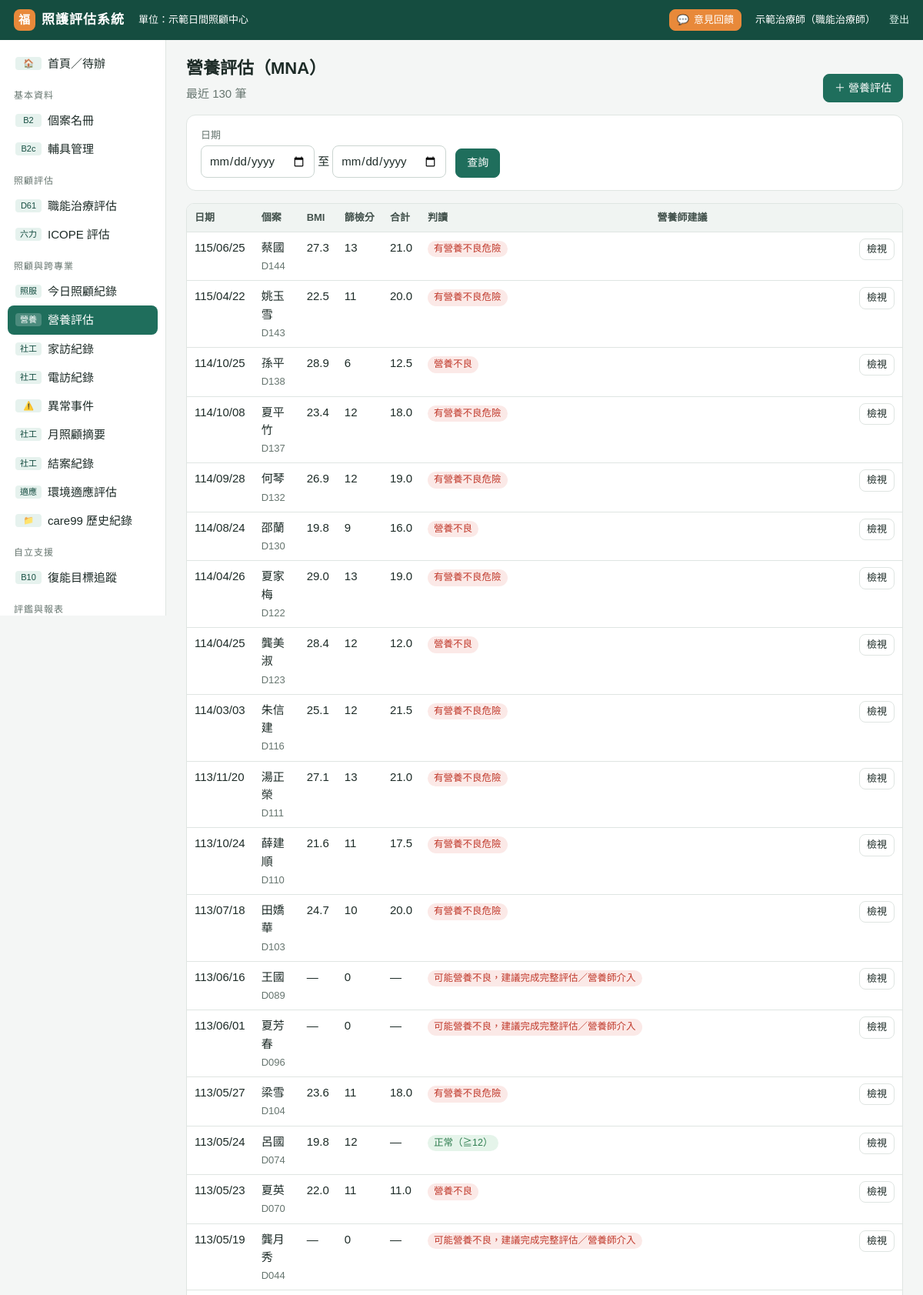
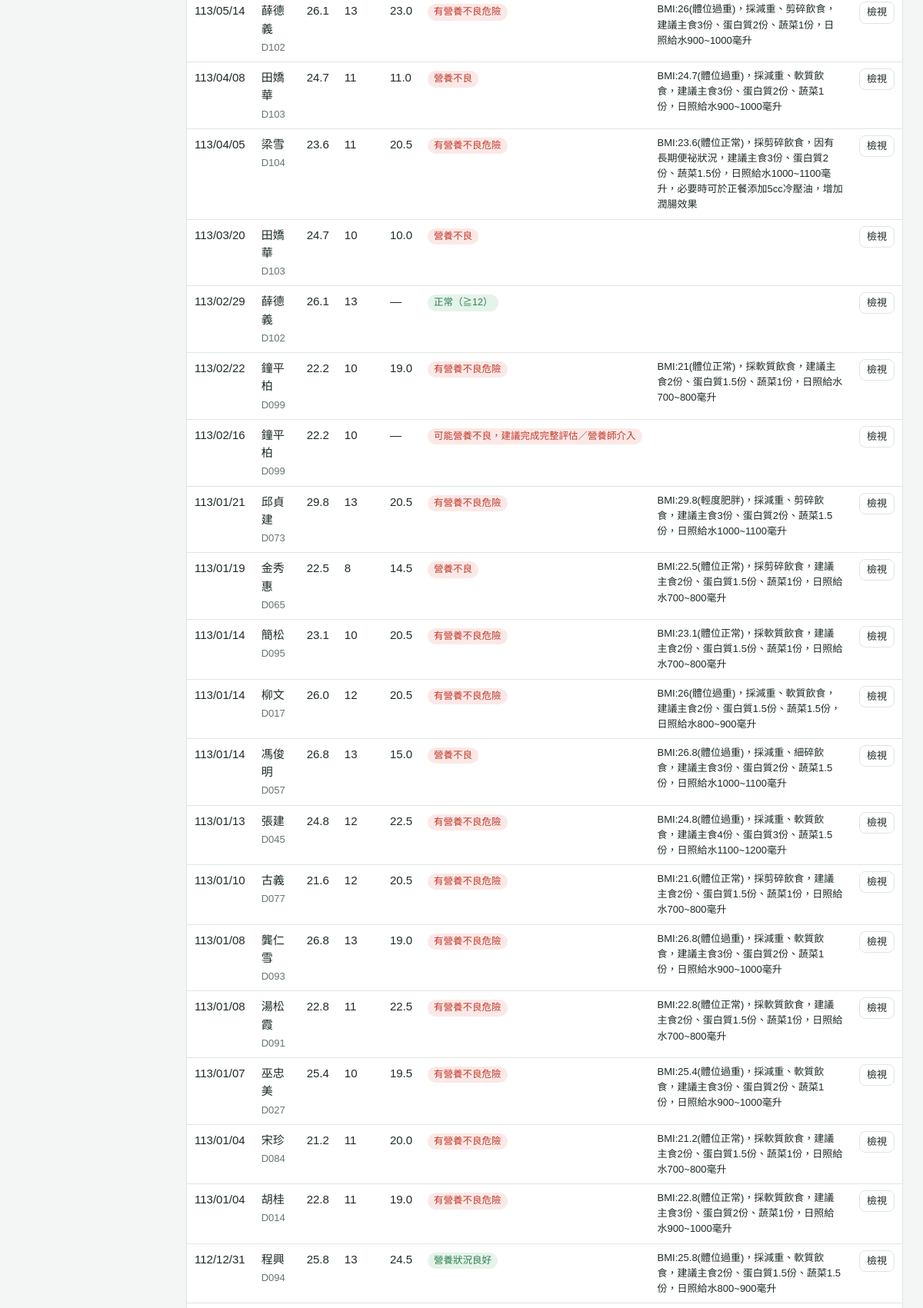
The app's page /records/MNA (signed in, upper part) with its own data (2 pictures, top to bottom).
### tables this page shows
CREATE TABLE settings (key TEXT PRIMARY KEY, value TEXT);

CREATE TABLE records (id INTEGER PRIMARY KEY, client_id INTEGER, module TEXT, date TEXT, staff TEXT,
      data TEXT, source_id TEXT, created TEXT);

CREATE TABLE clients (id INTEGER PRIMARY KEY, case_no TEXT, name TEXT, gender TEXT, birth TEXT,
  services TEXT, supervisor TEXT, living TEXT, identity TEXT, phone TEXT, phone2 TEXT, address TEXT,
  diagnosis TEXT, status TEXT DEFAULT '在案', note TEXT, created TEXT, updated TEXT);

### app.py (the view)
@app.route("/records/<module>")
@login_required
def records_list(module):
    cid = request.args.get("client", type=int)
    sql = "SELECT r.*, c.name, c.case_no FROM records r LEFT JOIN clients c ON c.id=r.client_id WHERE r.module=?"
    args = [module]
    if cid:
        sql += " AND r.client_id=?"; args.append(cid)
    f, t = iso(request.args.get("from")), iso(request.args.get("to"))
    if f:
        sql += " AND r.date>=?"; args.append(f)
    if t:
        sql += " AND r.date<=?"; args.append(t)
    rows = [rec_dict(r) for r in db().execute(sql + " ORDER BY r.date DESC, r.id DESC LIMIT 500", args)]
    for r in rows:
        if module == "MNA":
            r["score"] = M.mna_score(r["data"])
        if module == "DAILY":
            r["alerts"] = M.daily_alerts(r["data"])
    cols = []
    if rows and module not in ("DAILY", "MNA"):
        for r in rows[:50]:
            for k in r["data"]:
                if k != "_detail" and k not in cols and k not in ("編輯/刪除", "檢視", "功能", "建檔", "異動", "使用者", "姓名", "評估對象", "訪視對象"):
                    cols.append(k)
    return render_template("records.html", module=module, title=MODULE_NAMES.get(module, module), rows=rows, cols=cols[:12],
                           client=get_client(cid) if cid else None, M=M, f=f, t=t)

### app.py (called while the page is built)
def db():
    if "db" not in g:
        g.db = sqlite3.connect(DB_PATH)
        g.db.row_factory = sqlite3.Row
        g.db.execute("PRAGMA foreign_keys=ON")
    return g.db

@app.teardown_appcontext
def _close(_):
    d = g.pop("db", None)
    if d is not None:
        d.close()

def setting(key):
    r = db().execute("SELECT value FROM settings WHERE key=?", (key,)).fetchone()
    return r["value"] if r else DEFAULT_SETTINGS.get(key, "")

def to_date(s):
    if not s:
        return None
    if isinstance(s, (date, datetime)):
        return s if isinstance(s, date) and not isinstance(s, datetime) else s.date()
    s = str(s).strip().replace(".", "/").replace("-", "/")
    parts = s.split("/")
    try:
        y, m, d = (int(p) for p in parts[:3])
    except ValueError:
        return None
    if y < 1000:
        y += 1911
    try:
        return date(y, m, d)
    except ValueError:
        return None

def iso(s):
    d = to_date(s)
    return d.isoformat() if d else ""

def roc(s, sep="/"):
    d = to_date(s)
    return f"{d.year - 1911}{sep}{d.month:02d}{sep}{d.day:02d}" if d else ""

def login_required(f):
    @wraps(f)
    def w(*a, **k):
        if not session.get("uid"):
            return redirect(url_for("login", next=request.path))
        return f(*a, **k)
    return w

@app.context_processor
def _ctx():
    if not session.get("uid"):
        return {"center": setting("center_name"), "demo": DEMO}
    return {"center": setting("center_name"), "demo": DEMO,
            "me": {"name": session.get("name"), "title": session.get("title")}}

def rec_dict(r):
    d = dict(r)
    d["data"] = json.loads(d["data"] or "{}")
    return d

### modules.py (called while the page is built)
def bmi_band(h, w):
    try:
        b = round(float(w) / (float(h) / 100) ** 2, 1)
    except (TypeError, ValueError, ZeroDivisionError):
        return None, None, ""
    sc = 0 if b <= 18.5 else 1 if b <= 24 else 2 if b <= 27 else 3
    return b, sc, ("體位過輕" if b < 18.5 else "體位正常" if b < 24 else "體位過重" if b < 27 else "肥胖")

### templates/records.html (shortened to what this page needs)
{% extends "base.html" %}
{% block body %}
<div class="pagehead"><div><h1>{{ title }}</h1><div class="muted">{% if client %}{{ client.label }}・{% endif %}最近 {{ rows|length }} 筆{% if module not in ('DAILY','MNA') %}・從 care99 匯入{% endif %}</div></div>
<div class="btns">{% if module=='MNA' %}<a class="btn pri" href="{{ url_for('nutri_form', client=client.id if client else None) }}">＋ 營養評估</a>{% endif %}
{% if client %}<a class="btn" href="{{ url_for('client_view', cid=client.id) }}">回個案</a>{% endif %}</div></div>
<form class="card fr" method="get">{% if client %}<input type="hidden" name="client" value="{{ client.id }}">{% endif %}
  <div><label class="f">日期</label><span><input type="date" name="from" value="{{ f }}"> 至 <input type="date" name="to" value="{{ t }}"></span></div>
  <div class="btns"><button class="btn pri">查詢</button></div></form>
<div class="tbl-wrap"><table class="t">
{% if module == 'DAILY' %}
<tr><th>日期</th><th>個案</th><th>體溫</th><th>脈搏</th><th>血壓</th><th>大小便</th><th>精神／情緒</th><th>進食</th><th>飲水</th><th>備註</th><th>提醒</th></tr>
{% for r in rows %}{% set d = r.data %}<tr><td>{{ r.date|roc }}</td><td class="ttl">{{ r.name }} <span class="muted small">{{ r.case_no }}</span></td>
  {% if d.absent %}<td colspan="8" class="muted">未到中心 {{ d.note or '' }}</td>{% else %}
  <td>{{ d.temp or '—' }}</td><td>{{ d.pulse or '—' }}</td><td>{{ d.sbp or '—' }}/{{ d.dbp or '—' }}</td><td>{{ d.stool or '' }}／{{ d.urine or '' }}</td>
  <td>{{ d.mental or '' }}／{{ d.mood or '' }}</td><td>{{ d.eat_help or '' }} {{ d.eat_amt or '' }}</td><td>{{ d.water_amt or '' }}</td><td class="small wide">{{ d.note or '' }}{{ ('；' ~ d.bp2) if d.bp2 }}</td>{% endif %}
  <td>{% for a in r.alerts %}<span class="b bad">{{ a }}</span> {% endfor %}</td></tr>{% else %}<tr><td colspan="11" class="empty">沒有資料</td></tr>{% endfor %}
{% elif module == 'MNA' %}
<tr><th>日期</th><th>個案</th><th>BMI</th><th>篩檢分</th><th>合計</th><th>判讀</th><th>營養師建議</th><th></th></tr>
{% for r in rows %}<tr><td>{{ r.date|roc }}</td><td class="ttl">{{ r.name }} <span class="muted small">{{ r.case_no }}</span></td>
  <td>{{ r.score[3] or '—' }}</td><td>{{ r.score[0] }}</td><td>{{ r.score[2] if r.score[2] is not none else '—' }}</td>
  <td><span class="b {{ 'ok' if '良好' in r.score[5] or '正常' in r.score[5] else 'bad' }}">{{ r.score[5] }}</span></td><td class="small wide">{{ r.data.advice or '' }}</td>
  <td class="btns wide"><a class="btn sm" href="{{ url_for('record_view', module='MNA', rid=r.id) }}">檢視</a></td></tr>{% else %}<tr><td colspan="8" class="empty">沒有資料</td></tr>{% endfor %}
{% endif %}
</table></div>
{% endblock %}

### templates/base.html (shortened to what this page needs)
<!doctype html>
<html lang="zh-Hant">
<head>
<link rel="stylesheet" href="{{ url_for('static', filename='app.css', v=css_ver()) }}">
</head>
<body>
{% set ep = request.endpoint %}
{% set typ = (request.view_args or {}).get('typ', '')|lower %}
<div class="top">
  <a class="logo" href="{{ url_for('home') }}"><i>福</i><span>照護評估系統</span></a>
  <span class="small hide-m">單位：{{ center }}</span>
  <a class="btn sm acc fb-btn" href="{{ url_for('feedback', page=request.path) }}">💬<span class="hide-m"> 意見回饋</span></a>
  <span class="small hide-m">{{ me.name }}{% if me.title %}（{{ me.title }}）{% endif %}</span>
  <a class="small hide-m" href="{{ url_for('logout') }}">登出</a>
</div>
<div class="wrap">
<nav class="side">
  <a href="{{ url_for('home') }}" class="{{ 'on' if ep=='home' }}"><code>🏠</code><span>首頁／待辦</span></a>
  <div class="grp">基本資料</div>
  <a href="{{ url_for('clients') }}" class="{{ 'on' if ep in ('clients','client_view','client_edit') }}"><code>B2</code><span>個案名冊</span></a>
  <a href="{{ url_for('aids') }}" class="{{ 'on' if ep=='aids' }}"><code>B2c</code><span>輔具管理</span></a>
  <div class="grp">照顧評估</div>
  <a href="{{ url_for('assess_list', typ='d61') }}" class="{{ 'on' if typ=='d61' or (ep=='assess_view' and a and a.type=='D61') }}"><code>D61</code><span>職能治療評估</span></a>
  <a href="{{ url_for('assess_list', typ='icope') }}" class="{{ 'on' if typ=='icope' or (ep=='assess_view' and a and a.type=='ICOPE') }}"><code>六力</code><span>ICOPE 評估</span></a>
  <div class="grp">照顧與跨專業</div>
  <a href="{{ url_for('daily') }}" class="{{ 'on' if ep=='daily' }}"><code>照服</code><span>今日照顧紀錄</span></a>
  <a href="{{ url_for('records_list', module='MNA') }}" class="{{ 'on' if ep in ('nutri_form',) or (ep in ('records_list','record_view') and (request.view_args or {}).get('module')=='MNA') }}"><code>營養</code><span>營養評估</span></a>
  <a href="{{ url_for('records_list', module='HV') }}" class="{{ 'on' if ep=='hv_form' or (ep in ('records_list','record_view') and (request.view_args or {}).get('module')=='HV') }}"><code>社工</code><span>家訪紀錄</span></a>
  <a href="{{ url_for('records_list', module='PC') }}" class="{{ 'on' if (ep in ('simple_form','pc_batch') and (request.view_args or {}).get('mod','PC')=='PC') or (ep in ('records_list','record_view') and (request.view_args or {}).get('module')=='PC') }}"><code>社工</code><span>電訪紀錄</span></a>
  <a href="{{ url_for('records_list', module='IR') }}" class="{{ 'on' if (ep=='simple_form' and (request.view_args or {}).get('mod')=='IR') or (ep in ('records_list','record_view') and (request.view_args or {}).get('module')=='IR') }}"><code>⚠️</code><span>異常事件</span></a>
  <a href="{{ url_for('records_list', module='MS') }}" class="{{ 'on' if (ep=='simple_form' and (request.view_args or {}).get('mod')=='MS') or (ep in ('records_list','record_view') and (request.view_args or {}).get('module')=='MS') }}"><code>社工</code><span>月照顧摘要</span></a>
  <a href="{{ url_for('records_list', module='CL') }}" class="{{ 'on' if (ep=='simple_form' and (request.view_args or {}).get('mod')=='CL') or (ep in ('records_list','record_view') and (request.view_args or {}).get('module')=='CL') }}"><code>社工</code><span>結案紀錄</span></a>
  <a href="{{ url_for('records_list', module='EA') }}" class="{{ 'on' if (ep=='simple_form' and (request.view_args or {}).get('mod')=='EA') or (ep in ('records_list','record_view') and (request.view_args or {}).get('module')=='EA') }}"><code>適應</code><span>環境適應評估</span></a>
  <a href="{{ url_for('records_index') }}" class="{{ 'on' if ep=='records_index' or (ep in ('records_list','record_view') and (request.view_args or {}).get('module') not in ('MNA','HV','PC','IR','MS','CL','EA')) }}"><code>📁</code><span>care99 歷史紀錄</span></a>
  <div class="grp">自立支援</div>
  <a href="{{ url_for('goals') }}" class="{{ 'on' if ep in ('goals','goals_from_icope') }}"><code>B10</code><span>復能目標追蹤</span></a>
  <div class="grp">評鑑與報表</div>
</nav>
<main>
  {% block body %}{% endblock %}
</main>
</div>
</body>
</html>

### static/app.css (style rules this page uses)
:root { --brand: #1f6e5c; --brand-d: #154d40; --brand-l: #e6f2ee; --accent: #e8893a; --bg: #f4f6f5; --card: #fff; --line: #dfe5e2; --text: #1d2b27; --muted: #66756f; --bad: #c0392b; --bad-l: #fbe9e7; --warn: #b7791f; --warn-l: #fff4d6; --info: #2563a8; --info-l: #e3eefb; --ok: #2e7d4f; --ok-l: #e5f4ea; }
* { box-sizing: border-box; }
html, body { margin: 0; }
body { font-family: "PingFang TC", "Microsoft JhengHei", "Heiti TC", sans-serif; background: var(--bg); color: var(--text); font-size: 15px; line-height: 1.55; }
a { color: var(--brand); text-decoration: none; }
h1 { font-size: 22px; margin: 0 0 4px; }
.muted { color: var(--muted); }
.small { font-size: 13px; }
.top { position: sticky; top: 0; z-index: 20; height: 52px; background: var(--brand-d); color: #fff; display: flex; align-items: center; padding: 0 18px; gap: 18px; }
.top .logo { font-weight: 700; font-size: 17px; letter-spacing: 1px; display: flex; align-items: center; gap: 8px; }
.top .logo i { width: 28px; height: 28px; border-radius: 8px; background: var(--accent); display: inline-grid; place-items: center; font-style: normal; font-size: 15px; }
.top a { color: #d9efe8; }
.wrap { display: flex; min-height: calc(100vh - 52px); }
nav.side { width: 216px; flex: none; background: #fff; border-right: 1px solid var(--line); padding: 12px 10px 40px; position: sticky; top: 52px; height: calc(100vh - 52px); overflow: auto; }
nav.side .grp { font-size: 12px; color: var(--muted); margin: 14px 8px 4px; letter-spacing: 1px; }
nav.side a { display: flex; gap: 8px; align-items: center; padding: 7px 10px; border-radius: 8px; color: var(--text); }
nav.side a.on { background: var(--brand); color: #fff; }
nav.side a code { min-width: 34px; text-align: center; font-size: 11px; background: var(--brand-l); color: var(--brand-d); padding: 0 5px; border-radius: 4px; font-family: inherit; }
nav.side a.on code { background: rgba(255,255,255,.2); color: #fff; }
main { flex: 1; padding: 20px 26px 60px; min-width: 0; }
.pagehead { display: flex; align-items: flex-end; gap: 12px; margin-bottom: 16px; flex-wrap: wrap; }
.card { background: var(--card); border: 1px solid var(--line); border-radius: 12px; padding: 16px 18px; margin-bottom: 16px; }
table.t { width: 100%; border-collapse: collapse; background: #fff; }
table.t th, table.t td { padding: 8px 10px; border-bottom: 1px solid var(--line); text-align: left; vertical-align: top; }
table.t th { background: #f0f4f2; font-weight: 600; font-size: 13px; color: #42514c; white-space: nowrap; position: sticky; top: 52px; }
.tbl-wrap { overflow: auto; border: 1px solid var(--line); border-radius: 10px; }
.tbl-wrap table.t th { top: 0; }
.b { display: inline-block; padding: 1px 8px; border-radius: 20px; font-size: 12.5px; white-space: nowrap; background: #eef1f0; color: #42514c; }
.b.bad, .b.逾期, .b.異常, .b.退步 { background: var(--bad-l); color: var(--bad); }
.b.ok, .b.正常, .b.進步, .b.無異常 { background: var(--ok-l); color: var(--ok); }
.btn { display: inline-flex; align-items: center; gap: 6px; padding: 7px 14px; border-radius: 8px; border: 1px solid var(--line); background: #fff; color: var(--text); cursor: pointer; font: inherit; font-size: 14px; white-space: nowrap; }
.btn.pri { background: var(--brand); color: #fff; border-color: var(--brand); }
.btn.acc { background: var(--accent); color: #fff; border-color: var(--accent); }
.btn.sm { padding: 3px 9px; font-size: 13px; }
.btns { display: flex; gap: 8px; flex-wrap: wrap; align-items: center; }
input[type=text], input[type=date], input[type=number], input[type=password], input[type=search], select, textarea { font: inherit; padding: 7px 10px; border: 1px solid #cbd5d1; border-radius: 8px; background: #fff; color: var(--text); min-width: 0; }
label.f { display: block; font-size: 13px; color: var(--muted); margin-bottom: 3px; }
.fr { display: flex; gap: 12px; flex-wrap: wrap; align-items: flex-end; }
.fr > div { display: flex; flex-direction: column; }
.fr > div.btns { flex-direction: row; }
.top .logo { color: #fff; text-decoration: none; }
.fb-btn { color: #fff !important; border-color: transparent; }
table.t td.btns { display: table-cell; white-space: nowrap; }

### records on screen
settings: value "示範日間照顧中心"
records: date|roc "115/06/25", name "蔡國", case_no "D144", score "27.3", score "13", score "21.0", score "有營養不良危險"
records: date|roc "115/04/22", name "姚玉雪", case_no "D143", score "22.5", score "11", score "20.0", score "有營養不良危險"
records: date|roc "114/10/25", name "孫平", case_no "D138", score "28.9", score "6", score "12.5", score "營養不良"
records: date|roc "114/10/08", name "夏平竹", case_no "D137", score "23.4", score "12", score "18.0", score "有營養不良危險"
records: date|roc "114/09/28", name "何琴", case_no "D132", score "26.9", score "12", score "19.0", score "有營養不良危險"
records: date|roc "114/08/24", name "邵蘭", case_no "D130", score "19.8", score "9", score "16.0", score "營養不良"
records: date|roc "114/04/26", name "夏家梅", case_no "D122", score "29.0", score "13", score "19.0", score "有營養不良危險"
records: date|roc "114/04/25", name "龔美淑", case_no "D123", score "28.4", score "12", score "12.0", score "營養不良"
records: date|roc "114/03/03", name "朱信建", case_no "D116", score "25.1", score "12", score "21.5", score "有營養不良危險"
records: date|roc "113/11/20", name "湯正榮", case_no "D111", score "27.1", score "13", score "21.0", score "有營養不良危險"
records: date|roc "113/10/24", name "薛建順", case_no "D110", score "21.6", score "11", score "17.5", score "有營養不良危險"
records: date|roc "113/07/18", name "田嬌華", case_no "D103", score "24.7", score "10", score "20.0", score "有營養不良危險"
records: date|roc "113/06/16", name "王國", case_no "D089", score "—", score "0", score "可能營養不良，建議完成完整評估／營養師介入"
records: date|roc "113/06/01", name "夏芳春", case_no "D096", score "—", score "0", score "可能營養不良，建議完成完整評估／營養師介入"
records: date|roc "113/05/27", name "梁雪", case_no "D104", score "23.6", score "11", score "18.0", score "有營養不良危險"
records: date|roc "113/05/24", name "呂國", case_no "D074", score "19.8", score "12", score "—", score "正常（≧12）"
records: date|roc "113/05/23", name "夏英", case_no "D070", score "22.0", score "11", score "11.0", score "營養不良"
records: date|roc "113/05/19", name "龔月秀", case_no "D044", score "—", score "0", score "可能營養不良，建議完成完整評估／營養師介入"
records: date|roc "113/05/14", name "薛德義", case_no "D102", score "26.1", score "13", score "23.0", score "有營養不良危險", data "BMI:26(體位過重)，採減重、剪碎飲食，建議主食3份、蛋白質2份、蔬菜1份，日照給水900~1000毫升"
records: date|roc "113/04/08", name "田嬌華", case_no "D103", score "24.7", score "11", score "11.0", score "營養不良", data "BMI:24.7(體位過重)，採減重、軟質飲食，建議主食3份、蛋白質2份、蔬菜1份，日照給水900~1000毫升"
records: date|roc "113/04/05", name "梁雪", case_no "D104", score "23.6", score "11", score "20.5", score "有營養不良危險", data "BMI:23.6(體位正常)，採剪碎飲食，因有長期便祕狀況，建議主食3份、蛋白質2份、蔬菜1.5份，日照給水1000~1100毫升，必要時可於正餐添加5cc冷壓油，增加潤腸效果"
records: date|roc "113/03/20", name "田嬌華", case_no "D103", score "24.7", score "10", score "10.0", score "營養不良"
records: date|roc "113/02/29", name "薛德義", case_no "D102", score "26.1", score "13", score "—", score "正常（≧12）"
records: date|roc "113/02/22", name "鐘平柏", case_no "D099", score "22.2", score "10", score "19.0", score "有營養不良危險", data "BMI:21(體位正常)，採軟質飲食，建議主食2份、蛋白質1.5份、蔬菜1份，日照給水700~800毫升"
records: date|roc "113/02/16", name "鐘平柏", case_no "D099", score "22.2", score "10", score "—", score "可能營養不良，建議完成完整評估／營養師介入"
records: date|roc "113/01/21", name "邱貞建", case_no "D073", score "29.8", score "13", score "20.5", score "有營養不良危險", data "BMI:29.8(輕度肥胖)，採減重、剪碎飲食，建議主食3份、蛋白質2份、蔬菜1.5份，日照給水1000~1100毫升"
records: date|roc "113/01/19", name "金秀惠", case_no "D065", score "22.5", score "8", score "14.5", score "營養不良", data "BMI:22.5(體位正常)，採剪碎飲食，建議主食2份、蛋白質1.5份、蔬菜1份，日照給水700~800毫升"
records: date|roc "113/01/14", name "簡松", case_no "D095", score "23.1", score "10", score "20.5", score "有營養不良危險", data "BMI:23.1(體位正常)，採軟質飲食，建議主食2份、蛋白質1.5份、蔬菜1份，日照給水700~800毫升"
records: date|roc "113/01/14", name "柳文", case_no "D017", score "26.0", score "12", score "20.5", score "有營養不良危險", data "BMI:26(體位過重)，採減重、軟質飲食，建議主食2份、蛋白質1.5份、蔬菜1.5份，日照給水800~900毫升"
records: date|roc "113/01/14", name "馮俊明", case_no "D057", score "26.8", score "13", score "15.0", score "營養不良", data "BMI:26.8(體位過重)，採減重、細碎飲食，建議主食3份、蛋白質2份、蔬菜1.5份，日照給水1000~1100毫升"
records: date|roc "113/01/13", name "張建", case_no "D045", score "24.8", score "12", score "22.5", score "有營養不良危險", data "BMI:24.8(體位過重)，採減重、軟質飲食，建議主食4份、蛋白質3份、蔬菜1.5份，日照給水1100~1200毫升"
records: date|roc "113/01/10", name "古義", case_no "D077", score "21.6", score "12", score "20.5", score "有營養不良危險", data "BMI:21.6(體位正常)，採剪碎飲食，建議主食2份、蛋白質1.5份、蔬菜1份，日照給水700~800毫升"
records: date|roc "113/01/08", name "龔仁雪", case_no "D093", score "26.8", score "13", score "19.0", score "有營養不良危險", data "BMI:26.8(體位過重)，採減重、軟質飲食，建議主食3份、蛋白質2份、蔬菜1份，日照給水900~1000毫升"
records: date|roc "113/01/08", name "湯松霞", case_no "D091", score "22.8", score "11", score "22.5", score "有營養不良危險", data "BMI:22.8(體位正常)，採軟質飲食，建議主食2份、蛋白質1.5份、蔬菜1份，日照給水700~800毫升"
records: date|roc "113/01/07", name "巫忠美", case_no "D027", score "25.4", score "10", score "19.5", score "有營養不良危險", data "BMI:25.4(體位過重)，採減重、軟質飲食，建議主食3份、蛋白質2份、蔬菜1份，日照給水900~1000毫升"
records: date|roc "113/01/04", name "宋珍", case_no "D084", score "21.2", score "11", score "20.0", score "有營養不良危險", data "BMI:21.2(體位正常)，採軟質飲食，建議主食2份、蛋白質1.5份、蔬菜1份，日照給水700~800毫升"
records: date|roc "113/01/04", name "胡桂", case_no "D014", score "22.8", score "11", score "19.0", score "有營養不良危險", data "BMI:22.8(體位正常)，採軟質飲食，建議主食3份、蛋白質2份、蔬菜1份，日照給水900~1000毫升"
records: date|roc "112/12/31", name "程興", case_no "D094", score "25.8", score "13", score "24.5", score "營養狀況良好", data "BMI:25.8(體位過重)，採減重、軟質飲食，建議主食2份、蛋白質1.5份、蔬菜1.5份，日照給水800~900毫升"

### other values on screen
{{ me.name }} "示範治療師"
{{ me.title }} "職能治療師"
{{ title }} "營養評估（MNA）"
{{ rows|length }} "130"
